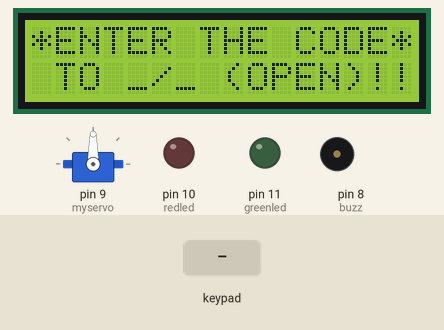
Bench run of a sketch on a simulated Arduino Uno, built with avr-gcc and run on an emulated ATmega328P. Parts: servo, 16×2 character LCD, output pins drawn as LEDs (lit = HIGH), buzzer (waves = sounding, pin HIGH). The test bench sets the inputs (shaded band). What the sketch prints to the serial monitor is not drawn.

Above: at 1.2 s.
1.3 s: keypad keys 5 6 7 pressed 0.4 s apart
At 2.6 s:
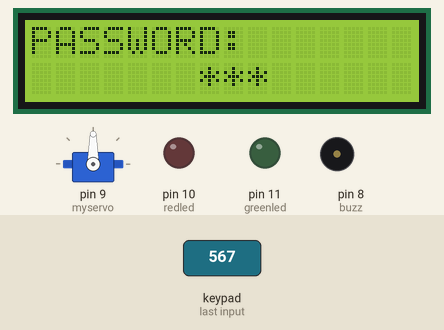
At 3.5 s:
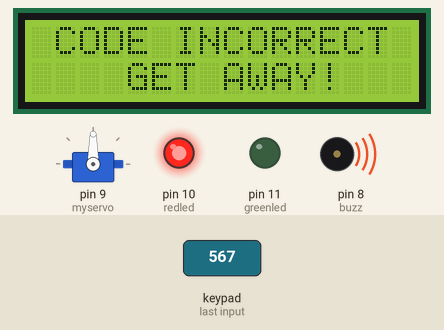
4.0 s: keypad keys 5 6 5 6 pressed 0.4 s apart
At 9.4 s:
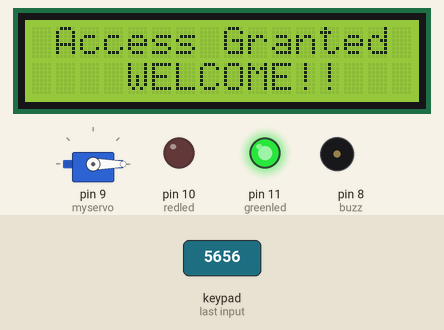
Timing chart, 0 to 23.6 s (numbered marks = the images above; inputs shaded):
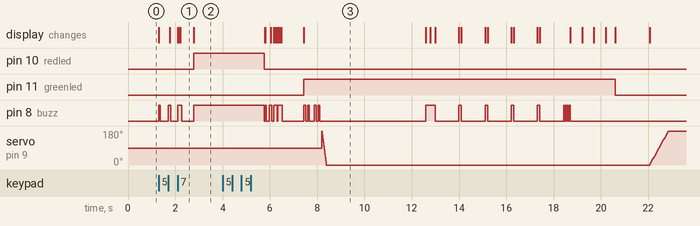

The sketch:

KeypadLock.ino
```cpp
#include <Keypad.h>
#include <LiquidCrystal.h>
#include <Servo.h>

Servo myservo;
int pos = 0;

 // LCD Connections
LiquidCrystal lcd(A0, A1, A2, A3, A4, A5);
const byte rows = 4;
const byte cols = 3;

char key[rows][cols] = {
  {'1', '2', '3'},
  {'4', '5', '6'},
  {'7', '8', '9'},
  {'*', '0', '#'}
};
byte rowPins[rows] = {1, 2, 3, 4};
byte colPins[cols] = {5, 6, 7};
Keypad keypad = Keypad(makeKeymap(key), rowPins, colPins, rows, cols);
char* password = "5656";
int currentposition = 0;
int redled = 10;
int greenled = 11;
int buzz = 8;
int invalidcount = 12;


void setup()
{

  displayscreen();
  Serial.begin(9600);
  pinMode(redled, OUTPUT);
  pinMode(greenled, OUTPUT);
  pinMode(buzz, OUTPUT);
  myservo.attach(9); //SERVO ATTACHED//

  lcd.begin(16, 2);

}

void loop()
{
  if ( currentposition == 0)
  {
    displayscreen();

  }
  int l ;
  char code = keypad.getKey();
  if (code != NO_KEY)
  {
    lcd.clear();
    lcd.setCursor(0, 0);
    lcd.print("PASSWORD:");
    lcd.setCursor(7, 1);
    lcd.print(" ");
    lcd.setCursor(7, 1);
    for (l = 0; l <= currentposition; ++l)
    {

      lcd.print("*");
      keypress();
    }

    if (code == password[currentposition])
    {
      ++currentposition;
      if (currentposition == 4)
      {

        unlockdoor();
        currentposition = 0;

      }

    }

    else
    {
      ++invalidcount;
      incorrect();
      currentposition = 0;

    }
    if (invalidcount == 5)
    {

      ++invalidcount;
      torture1();

    }
    if (invalidcount == 8)
    {
      torture2();
    }

  }
  // LOOP ENDS!!!//
}

//*******************************************OPEN THE DOOR FUNCTION!!!!***********************************************//

void unlockdoor()
{
  delay(900);

  lcd.setCursor(0, 0);
  lcd.println(" ");
  lcd.setCursor(1, 0);
  lcd.print("Access Granted");
  lcd.setCursor(4, 1);
  lcd.println("WELCOME!!");
  lcd.setCursor(15, 1);
  lcd.println(" ");
  lcd.setCursor(16, 1);
  lcd.println(" ");
  lcd.setCursor(14, 1);
  lcd.println(" ");
  lcd.setCursor(13, 1);
  lcd.println(" ");
  unlockbuzz();

  for (pos = 180; pos >= 0; pos -= 5) // goes from 180 degrees to 0 degrees
  {
    myservo.write(pos); // tell servo to go to position in variable 'pos'
    delay(5); // waits 15ms for the servo to reach the position
  }
  delay(2000);


  delay(1000);
  counterbeep();

  delay(1000);

  for (pos = 0; pos <= 180; pos += 5) // goes from 0 degrees to 180 degrees
  { // in steps of 1 degree
    myservo.write(pos); // tell servo to go to position in variable 'pos'
    delay(15);


    currentposition = 0;

    lcd.clear();
    displayscreen();

  }
}

//**********************************WRONG CODE FUNCTION*************************************************//

void incorrect()
{
  delay(500);
  lcd.clear();
  lcd.setCursor(1, 0);
  lcd.print("CODE");
  lcd.setCursor(6, 0);
  lcd.print("INCORRECT");
  lcd.setCursor(15, 1);
  lcd.println(" ");
  lcd.setCursor(4, 1);
  lcd.println("GET AWAY!!!");

  lcd.setCursor(13, 1);
  lcd.println(" ");
  Serial.println("CODE INCORRECT YOU ARE UNAUTHORIZED");
  digitalWrite(redled, HIGH);
  digitalWrite(buzz, HIGH);
  delay(3000);
  lcd.clear();
  digitalWrite(redled, LOW);
  digitalWrite(buzz, LOW);
  displayscreen();
}
//****************************** CLEAR THE SCREEN!!!**********************//
void clearscreen()
{
  lcd.setCursor(0, 0);
  lcd.println(" ");
  lcd.setCursor(0, 1);
  lcd.println(" ");
  lcd.setCursor(0, 2);
  lcd.println(" ");
  lcd.setCursor(0, 3);
  lcd.println(" ");
}
//******************************KEYPRESS***********************************//
void keypress()
{


  digitalWrite(buzz, HIGH);
  delay(50);
  digitalWrite(buzz, LOW);
}
//********************************DISPALAY FUNCTION!!!***********************************************************//
void displayscreen()
{

  lcd.setCursor(0, 0);
  lcd.println("*ENTER THE CODE*");
  lcd.setCursor(1 , 1);

  lcd.println("TO _/_ (OPEN)!!");
}
//*************************** ARM SERVO****************************************************************************//
void armservo()
{

  for (pos = 180; pos <= 180; pos += 50)
  {
    myservo.write(pos);
    delay(5);
  }
  delay(5000);

  for (pos = 180; pos >= 0; pos -= 50)
  {
    myservo.write(pos);
  }

}
//********************************UNLOCK BUZZ***********************************//
void unlockbuzz()
{
  digitalWrite(greenled, HIGH);

  digitalWrite(buzz, HIGH);
  delay(80);
  digitalWrite(buzz, LOW);
  delay(80);
  digitalWrite(buzz, HIGH);
  delay(80);
  digitalWrite(buzz, LOW);
  delay(200);
  digitalWrite(buzz, HIGH);
  delay(80);
  digitalWrite(buzz, LOW);
  delay(80);
  digitalWrite(buzz, HIGH);
  delay(80);
  digitalWrite(buzz, LOW);
  delay(80);

}

//*******************************COUNTER BEEP*************************************//
void counterbeep()
{
  delay(1200);


  lcd.clear();
  digitalWrite(buzz, HIGH);

  lcd.setCursor(2, 15);
  lcd.println(" ");
  lcd.setCursor(2, 14);
  lcd.println(" ");
  lcd.setCursor(2, 0);
  delay(200);
  lcd.println("GET IN WITHIN:::");

  lcd.setCursor(4, 1);
  lcd.print("5");
  delay(200);
  lcd.clear();
  lcd.setCursor(2, 0);
  lcd.println("GET IN WITHIN:");
  digitalWrite(buzz, LOW);
  delay(1000);
  //2
  digitalWrite(buzz, HIGH);
  lcd.setCursor(2, 0);
  lcd.println("GET IN WITHIN:");
  lcd.setCursor(4, 1); //2
  lcd.print("4");
  delay(100);
  lcd.clear();
  lcd.setCursor(2, 0);
  lcd.println("GET IN WITHIN:");
  digitalWrite(buzz, LOW);
  delay(1000);
  //3
  digitalWrite(buzz, HIGH);
  lcd.setCursor(2, 0);
  lcd.println("GET IN WITHIN:");
  lcd.setCursor(4, 1); //3
  lcd.print("3");
  delay(100);
  lcd.clear();
  lcd.setCursor(2, 0);
  lcd.println("GET IN WITHIN:");
  digitalWrite(buzz, LOW);
  delay(1000);
  //4
  digitalWrite(buzz, HIGH);
  lcd.setCursor(2, 0);
  lcd.println("GET IN WITHIN:");
  lcd.setCursor(4, 1); //4
  lcd.print("2");
  delay(100);
  lcd.clear();
  lcd.setCursor(2, 0);
  lcd.println("GET IN WITHIN:");
  digitalWrite(buzz, LOW);
  delay(1000);
  //
  digitalWrite(buzz, HIGH);
  lcd.setCursor(4, 1);
  lcd.print("1");
  delay(100);
  lcd.clear();
  lcd.setCursor(2, 0);
  lcd.println("GET IN WITHIN::");
  digitalWrite(buzz, LOW);
  delay(1000);
  //5
  digitalWrite(buzz, HIGH);
  delay(40);
  digitalWrite(buzz, LOW);
  delay(40);
  digitalWrite(buzz, HIGH);
  delay(40);
  digitalWrite(buzz, LOW);
  delay(40);
  digitalWrite(buzz, HIGH);
  delay(40);
  digitalWrite(buzz, LOW);
  delay(40);
  digitalWrite(buzz, HIGH);
  delay(40);
  digitalWrite(buzz, LOW);
  lcd.clear();
  lcd.setCursor(2, 0);
  lcd.print("RE-LOCKING");
  delay(500);
  lcd.setCursor(12, 0);
  lcd.print(".");
  delay(500);
  lcd.setCursor(13, 0);
  lcd.print(".");
  delay(500);
  lcd.setCursor(14, 0);
  lcd.print(".");
  delay(400);
  lcd.clear();
  lcd.setCursor(4, 0);
  lcd.print("LOCKED!");
  digitalWrite(greenled, LOW);
  delay(440);


}
//*****************************TORTURE1****************************************//
void torture1()
{
  delay(1000);
  lcd.clear();
  lcd.setCursor(2, 0);
  lcd.print("WAIT FOR ");
  lcd.setCursor(5, 1);
  lcd.print("15 SECONDS");
  digitalWrite(buzz, HIGH);
  delay(15000);
  digitalWrite(buzz, LOW);
  lcd.clear();
  lcd.setCursor(2, 0);
  lcd.print("LOL..");
  lcd.setCursor(1, 1);
  lcd.print(" HOW WAS THAT??");
  delay(3500);
  lcd.clear();

}
//******************************TORTURE2*****************************************//
void torture2()
{
  delay(1000);
  lcd.setCursor(1, 0);
  lcd.print(" ");
  lcd.setCursor(2, 0);
  lcd.print("EAR DRUMS ARE");
  lcd.setCursor(0, 1);
  lcd.print(" PRECIOUS!! ");
  delay(1500);
  lcd.clear();
  lcd.setCursor(1, 0);
  lcd.print(" WAIT FOR");
  lcd.setCursor(4, 1);
  lcd.print(" 1 MINUTE");
  digitalWrite(buzz, HIGH);
  delay(55000);
  counterbeep();
  lcd.clear();
  digitalWrite(buzz, LOW);
  lcd.setCursor(2, 0);
  lcd.print("WANT ME TO");
  lcd.setCursor(1, 1);
  lcd.print("REDICULE MORE??");
  delay(2500);
  lcd.clear();
  lcd.setCursor(2, 0);
  lcd.print("Ha Ha Ha Ha");
  delay(1700);
  lcd.clear();
}
```

Measured:
- after the input at 1.3 s, pin 10 (redled): LOW → HIGH after 1.5 s; pin 8 (buzz): goes HIGH 0.05 s, LOW 0.35 s, HIGH 0.10 s, LOW 0.30 s, HIGH 0.15 s, LOW 0.51 s, then HIGH, starting at once; the display: first changes at once (image 1 shows a later state)
- after the input at 4.0 s, pin 11 (greenled): LOW → HIGH after 3.4 s, → LOW 13.2 s later; the display: first differs from a run without the input after 1.8 s (image 3 shows a later state)
- what the display in image 1 shows lasts 0.6 s, from 2.2 s to 2.8 s
